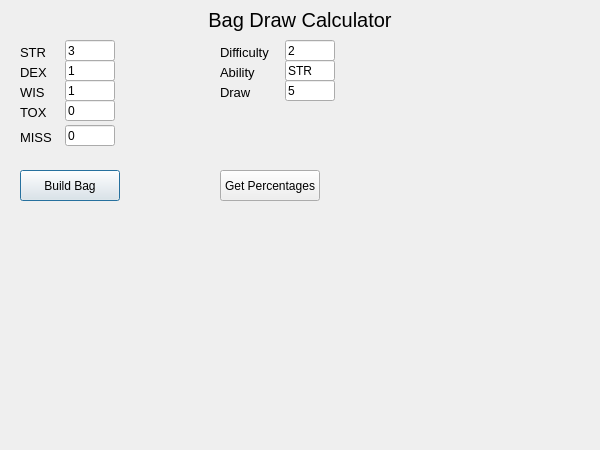
<?xml version="1.0" encoding="UTF-8"?>
<ui version="4.0">
 <class>Dialog</class>
 <widget class="QDialog" name="Dialog">
  <property name="geometry">
   <rect>
    <x>0</x>
    <y>0</y>
    <width>600</width>
    <height>450</height>
   </rect>
  </property>
  <property name="windowTitle">
   <string>Bag Draw Calculator</string>
  </property>

  <widget class="QLabel" name="LabelTitle">
   <property name="geometry">
    <rect>
     <x>0</x>
     <y>4</y>
     <width>600</width>
     <height>31</height>
    </rect>
   </property>
   <property name="font">
    <font>
     <pointsize>15</pointsize>
    </font>
   </property>
   <property name="text">
    <string>Bag Draw Calculator</string>
   </property>
   <property name="alignment">
    <set>Qt::AlignCenter</set>
   </property>
  </widget>


  <widget class="QLabel" name="labelKeySTR">
   <property name="geometry">
    <rect>
     <x>20</x>
     <y>40</y>
     <width>101</width>
     <height>24</height>
    </rect>
   </property>
   <property name="text">
    <string>STR</string>
   </property>
   <property name="font">
    <font>
     <pointsize>10</pointsize>
    </font>
   </property>
  </widget>
  <widget class="QLineEdit" name="lineEditKeySTR">
   <property name="geometry">
    <rect>
     <x>65</x>
     <y>40</y>
     <width>50</width>
     <height>21</height>
    </rect>
   </property>
   <property name="text">
    <string>3</string>
   </property>
  </widget>

  <widget class="QLabel" name="labelKeyDEX">
   <property name="geometry">
    <rect>
     <x>20</x>
     <y>60</y>
     <width>101</width>
     <height>24</height>
    </rect>
   </property>
   <property name="text">
    <string>DEX</string>
   </property>
   <property name="font">
    <font>
     <pointsize>10</pointsize>
    </font>
   </property>
  </widget>
    <widget class="QLineEdit" name="lineEditKeyDEX">
   <property name="geometry">
    <rect>
     <x>65</x>
     <y>60</y>
     <width>50</width>
     <height>21</height>
    </rect>
   </property>
   <property name="text">
    <string>1</string>
   </property>
  </widget>

  <widget class="QLabel" name="labelKeyWIS">
   <property name="geometry">
    <rect>
     <x>20</x>
     <y>80</y>
     <width>101</width>
     <height>24</height>
    </rect>
   </property>
   <property name="text">
    <string>WIS</string>
   </property>
   <property name="font">
    <font>
     <pointsize>10</pointsize>
    </font>
   </property>
  </widget>
    <widget class="QLineEdit" name="lineEditKeyWIS">
   <property name="geometry">
    <rect>
     <x>65</x>
     <y>80</y>
     <width>50</width>
     <height>21</height>
    </rect>
   </property>
   <property name="text">
    <string>1</string>
   </property>
  </widget>

  <widget class="QLabel" name="labelKeyTOX">
   <property name="geometry">
    <rect>
     <x>20</x>
     <y>100</y>
     <width>101</width>
     <height>24</height>
    </rect>
   </property>
   <property name="text">
    <string>TOX</string>
   </property>
   <property name="font">
    <font>
     <pointsize>10</pointsize>
    </font>
   </property>
  </widget>
    <widget class="QLineEdit" name="lineEditKeyTOX">
   <property name="geometry">
    <rect>
     <x>65</x>
     <y>100</y>
     <width>50</width>
     <height>21</height>
    </rect>
   </property>
   <property name="text">
    <string>0</string>
   </property>
  </widget>

  <widget class="QLabel" name="labelKeyMIS">
   <property name="geometry">
    <rect>
     <x>20</x>
     <y>125</y>
     <width>101</width>
     <height>24</height>
    </rect>
   </property>
   <property name="text">
    <string>MISS</string>
   </property>
   <property name="font">
    <font>
     <pointsize>10</pointsize>
    </font>
   </property>
  </widget>
    <widget class="QLineEdit" name="lineEditKeyMIS">
   <property name="geometry">
    <rect>
     <x>65</x>
     <y>125</y>
     <width>50</width>
     <height>21</height>
    </rect>
   </property>
   <property name="text">
    <string>0</string>
   </property>
  </widget>



    <widget class="QPushButton" name="buttonBuild">
   <property name="enabled">
    <bool>true</bool>
   </property>
   <property name="geometry">
    <rect>
     <x>20</x>
     <y>170</y>
     <width>100</width>
     <height>31</height>
    </rect>
   </property>
   <property name="text">
    <string>Build Bag</string>
   </property>
  </widget>


 <widget class="QLabel" name="labelKeyDiff">
   <property name="geometry">
    <rect>
     <x>220</x>
     <y>40</y>
     <width>101</width>
     <height>24</height>
    </rect>
   </property>
   <property name="text">
    <string>Difficulty</string>
   </property>
   <property name="font">
    <font>
     <pointsize>10</pointsize>
    </font>
   </property>
  </widget>
  <widget class="QLineEdit" name="lineEditKeyDiff">
   <property name="geometry">
    <rect>
     <x>285</x>
     <y>40</y>
     <width>50</width>
     <height>21</height>
    </rect>
   </property>
   <property name="text">
    <string>2</string>
   </property>
  </widget>

  <widget class="QLabel" name="labelKeyAbility">
   <property name="geometry">
    <rect>
     <x>220</x>
     <y>60</y>
     <width>101</width>
     <height>24</height>
    </rect>
   </property>
   <property name="text">
    <string>Ability</string>
   </property>
   <property name="font">
    <font>
     <pointsize>10</pointsize>
    </font>
   </property>
  </widget>
    <widget class="QLineEdit" name="lineEditKeyAbility">
   <property name="geometry">
    <rect>
     <x>285</x>
     <y>60</y>
     <width>50</width>
     <height>21</height>
    </rect>
   </property>
   <property name="text">
    <string>STR</string>
   </property>
  </widget>

  <widget class="QLabel" name="labelKeyDraw">
   <property name="geometry">
    <rect>
     <x>220</x>
     <y>80</y>
     <width>101</width>
     <height>24</height>
    </rect>
   </property>
   <property name="text">
    <string>Draw</string>
   </property>
   <property name="font">
    <font>
     <pointsize>10</pointsize>
    </font>
   </property>
  </widget>
    <widget class="QLineEdit" name="lineEditKeyDraw">
   <property name="geometry">
    <rect>
     <x>285</x>
     <y>80</y>
     <width>50</width>
     <height>21</height>
    </rect>
   </property>
   <property name="text">
    <string>5</string>
   </property>
  </widget>


  <widget class="QPushButton" name="buttonPercentage">
   <property name="enabled">
    <bool>true</bool>
   </property>
   <property name="geometry">
    <rect>
     <x>220</x>
     <y>170</y>
     <width>100</width>
     <height>31</height>
    </rect>
   </property>
   <property name="text">
    <string>Get Percentages</string>
   </property>
  </widget>

 </widget>
 <resources/>
 <connections/>
</ui>
